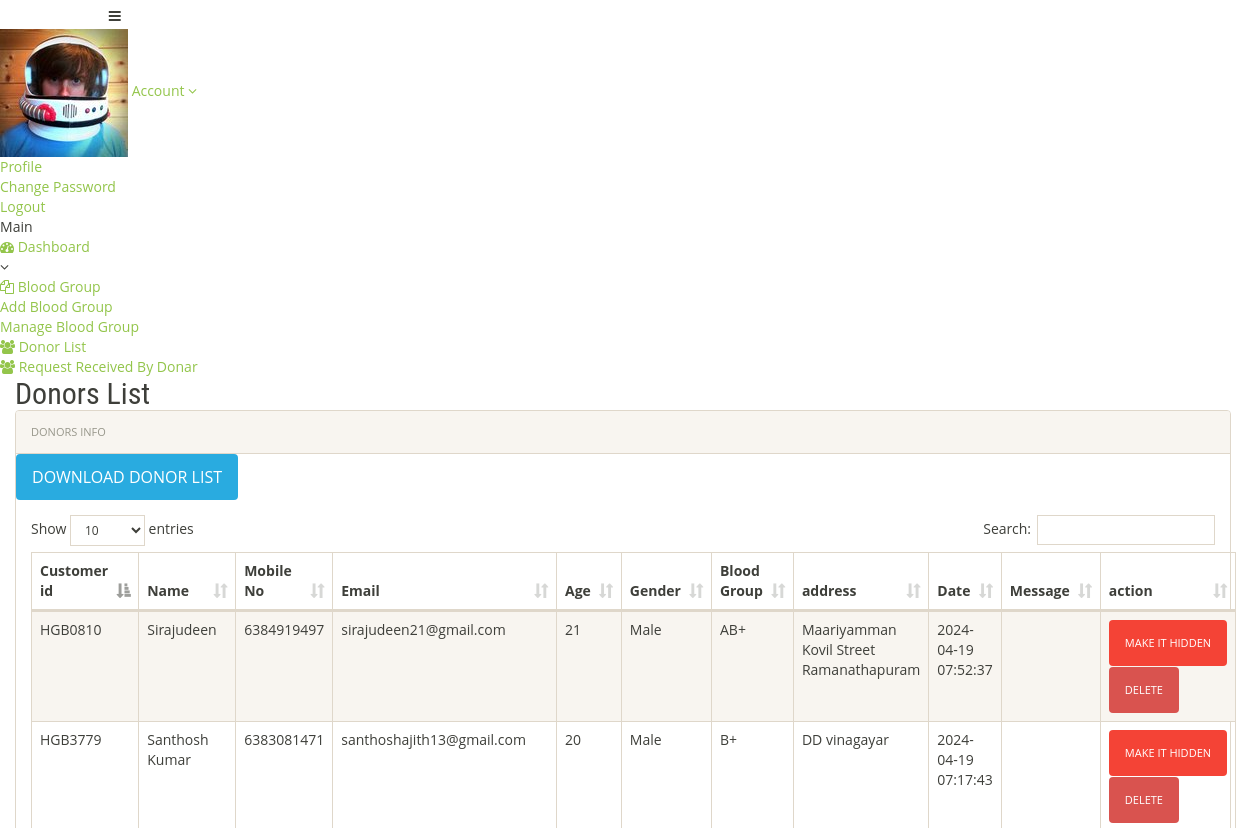
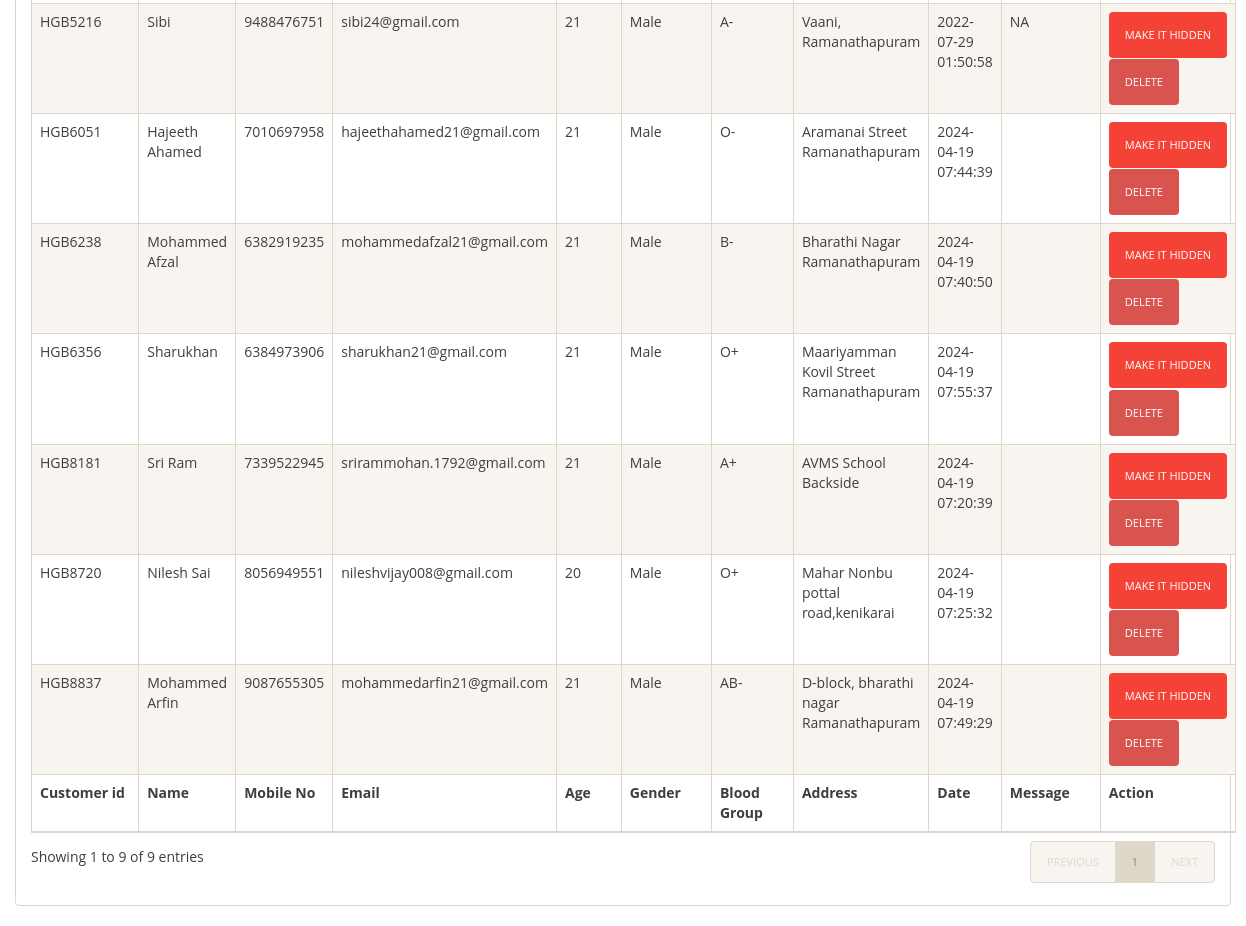
The page /admin/donor-list.php (signed in) on the database its author committed (2 pictures, top to bottom).
### tables this page shows
CREATE TABLE `tblblooddonars` (
  `id` int(11) NOT NULL,
  `FullName` varchar(100) DEFAULT NULL,
  `MobileNumber` char(11) DEFAULT NULL,
  `EmailId` varchar(100) DEFAULT NULL,
  `Gender` varchar(20) DEFAULT NULL,
  `Age` int(11) DEFAULT NULL,
  `BloodGroup` varchar(20) DEFAULT NULL,
  `Address` varchar(255) DEFAULT NULL,
  `Message` mediumtext DEFAULT NULL,
  `PostingDate` timestamp NOT NULL DEFAULT current_timestamp(),
  `status` int(1) DEFAULT NULL,
  `Password` varchar(250) DEFAULT NULL
);

### admin/donor-list.php (the view, shortened to what this page needs)
<?php
include('includes/config.php');
if(strlen($_SESSION['alogin'])==0)
	{
header('location:index.php');
}
else{
 ?>
<!doctype html>
<html lang="en" class="no-js">
<head>
	<link rel="stylesheet" href="css/font-awesome.min.css">
	<link rel="stylesheet" href="css/bootstrap.min.css">
	<link rel="stylesheet" href="css/dataTables.bootstrap.min.css">
	<link rel="stylesheet" href="css/bootstrap-social.css">
	<link rel="stylesheet" href="css/bootstrap-select.css">
	<link rel="stylesheet" href="css/fileinput.min.css">
	<link rel="stylesheet" href="css/awesome-bootstrap-checkbox.css">
	<link rel="stylesheet" href="css/style.css">
</head>
<body>
	<?php include('includes/header.php');?>
	<div class="ts-main-content">
		<?php include('includes/leftbar.php');?>
		<div class="content-wrapper">
			<div class="container-fluid">
				<div class="row">
					<div class="col-md-12">
						<h2 class="page-title">Donors List</h2>
						<div class="panel panel-default">
							<div class="panel-heading">Donors Info</div>
								<a href="download-records.php" style="font-size:16px;" class="btn btn-info">Download Donor List</a>
							<div class="panel-body">
								<table id="zctb" class="display table table-striped table-bordered table-hover" cellspacing="0" width="100%">
									<thead>
										<tr>
										    <th>Customer id</th>
											<th>Name</th>
											<th>Mobile No</th>
											<th>Email</th>
											<th>Age</th>
											<th>Gender</th>
											<th>Blood Group</th>
											<th>address</th>
											<th>Date </th>
											<th>Message </th>
											<th>action </th>
										</tr>
									</thead>
									<tfoot>
										<tr>
										<th>Customer id</th>
										<th>Name</th>
											<th>Mobile No</th>
											<th>Email</th>
											<th>Age</th>
											<th>Gender</th>
											<th>Blood Group</th>
											<th>Address</th>
											<th>Date</th>
											<th>Message </th>
											<th>Action </th>
										</tr>
									</tfoot>
									<tbody>
<?php
$sql = "SELECT * FROM tblblooddonars";
$query = $dbh->prepare($sql);
$query->execute();
$results = $query->fetchAll(PDO::FETCH_OBJ);
if ($query->rowCount() > 0) {
    foreach ($results as $result) {
        $letters = substr(('HGB'), 0, 4);
        $numbers = '';
        for ($i = 0; $i < 4; $i++) {
            $numbers .= rand(0, 9);
        }
        $id = $letters . $numbers;
?>
        <tr>
            <td><?php echo htmlentities($id); ?></td>
            <td><?php echo htmlentities($result->FullName); ?></td>
            <td><?php echo htmlentities($result->MobileNumber); ?></td>
            <td><?php echo htmlentities($result->EmailId); ?></td>
            <td><?php echo htmlentities($result->Age); ?></td>
            <td><?php echo htmlentities($result->Gender); ?></td>
            <td><?php echo htmlentities($result->BloodGroup); ?></td>
            <td><?php echo htmlentities($result->Address); ?></td>
			<td><?php echo htmlentities($result->PostingDate); ?></td>
            <td><?php echo htmlentities($result->Message); ?></td>
            <td>
                <?php if ($result->status == 1) { ?>
                    <a href="donor-list.php?hidden=<?php echo htmlentities($result->id); ?>" onclick="return confirm('Do you really want to hiidden this detail')" class="btn btn-primary"> Make it Hidden</a>
                <?php } else { ?>
                    <a href="donor-list.php?public=<?php echo htmlentities($result->id); ?>" onclick="return confirm('Do you really want to Public this detail')" class="btn btn-primary"> Make it Public</a>
                <?php } ?>
                <a href="donor-list.php?del=<?php echo htmlentities($result->id); ?>" onclick="return confirm('Do you really want to delete this record')" class="btn btn-danger" style="margin-top:1%;"> Delete</a>
            </td>
        </tr>
<?php
    }
}
?>
</tbody>
								</table>
							</div>
						</div>
					</div>
				</div>
			</div>
		</div>
	</div>
</body>
</html>
<?php } ?>

### css/style.css (style rules this page uses)
body { padding: 0; margin: 0; background: #FFF; font-family: 'Open Sans', sans-serif; }
body a { transition: 0.5s all; -webkit-transition: 0.5s all; -moz-transition: 0.5s all; -o-transition: 0.5s all; -ms-transition: 0.5s all; text-decoration: none; }
h1, h2, h3, h4, h5, h6 { margin: 0; padding: 0; font-family: 'Roboto Condensed', sans-serif; }
.btn-primary { color: #fff !important; background-color: #F44336 !important; border-color: #F44336 !important; }

### rows shown on the page
tblblooddonars: id "HGB5216", FullName "Sibi", MobileNumber "9488476751", EmailId "sibi24@gmail.com", Age "21", Gender "Male", BloodGroup "A-", Address "Vaani, Ramanathapuram", PostingDate "2022-07-29 01:50:58", Message "NA"
tblblooddonars: id "HGB3779", FullName "Santhosh Kumar", MobileNumber "6383081471", EmailId "santhoshajith13@gmail.com", Age "20", Gender "Male", BloodGroup "B+", Address "DD vinagayar", PostingDate "2024-04-19 07:17:43"
tblblooddonars: id "HGB8181", FullName "Sri Ram", MobileNumber "7339522945", EmailId "srirammohan.1792@gmail.com", Age "21", Gender "Male", BloodGroup "A+", Address "AVMS School Backside", PostingDate "2024-04-19 07:20:39"
tblblooddonars: id "HGB8720", FullName "Nilesh Sai", MobileNumber "8056949551", EmailId "nileshvijay008@gmail.com", Age "20", Gender "Male", BloodGroup "O+", Address "Mahar Nonbu pottal road,kenikarai", PostingDate "2024-04-19 07:25:32"
tblblooddonars: id "HGB6238", FullName "Mohammed Afzal", MobileNumber "6382919235", EmailId "mohammedafzal21@gmail.com", Age "21", Gender "Male", BloodGroup "B-", Address "Bharathi Nagar Ramanathapuram", PostingDate "2024-04-19 07:40:50"
tblblooddonars: id "HGB6051", FullName "Hajeeth Ahamed", MobileNumber "7010697958", EmailId "hajeethahamed21@gmail.com", Age "21", Gender "Male", BloodGroup "O-", Address "Aramanai Street Ramanathapuram", PostingDate "2024-04-19 07:44:39"
tblblooddonars: id "HGB8837", FullName "Mohammed Arfin", MobileNumber "9087655305", EmailId "mohammedarfin21@gmail.com", Age "21", Gender "Male", BloodGroup "AB-", Address "D-block, bharathi nagar Ramanathapuram", PostingDate "2024-04-19 07:49:29"
tblblooddonars: id "HGB0810", FullName "Sirajudeen", MobileNumber "6384919497", EmailId "sirajudeen21@gmail.com", Age "21", Gender "Male", BloodGroup "AB+", Address "Maariyamman Kovil Street Ramanathapuram", PostingDate "2024-04-19 07:52:37"
tblblooddonars: id "HGB6356", FullName "Sharukhan", MobileNumber "6384973906", EmailId "sharukhan21@gmail.com", Age "21", Gender "Male", BloodGroup "O+", Address "Maariyamman Kovil Street Ramanathapuram", PostingDate "2024-04-19 07:55:37"
